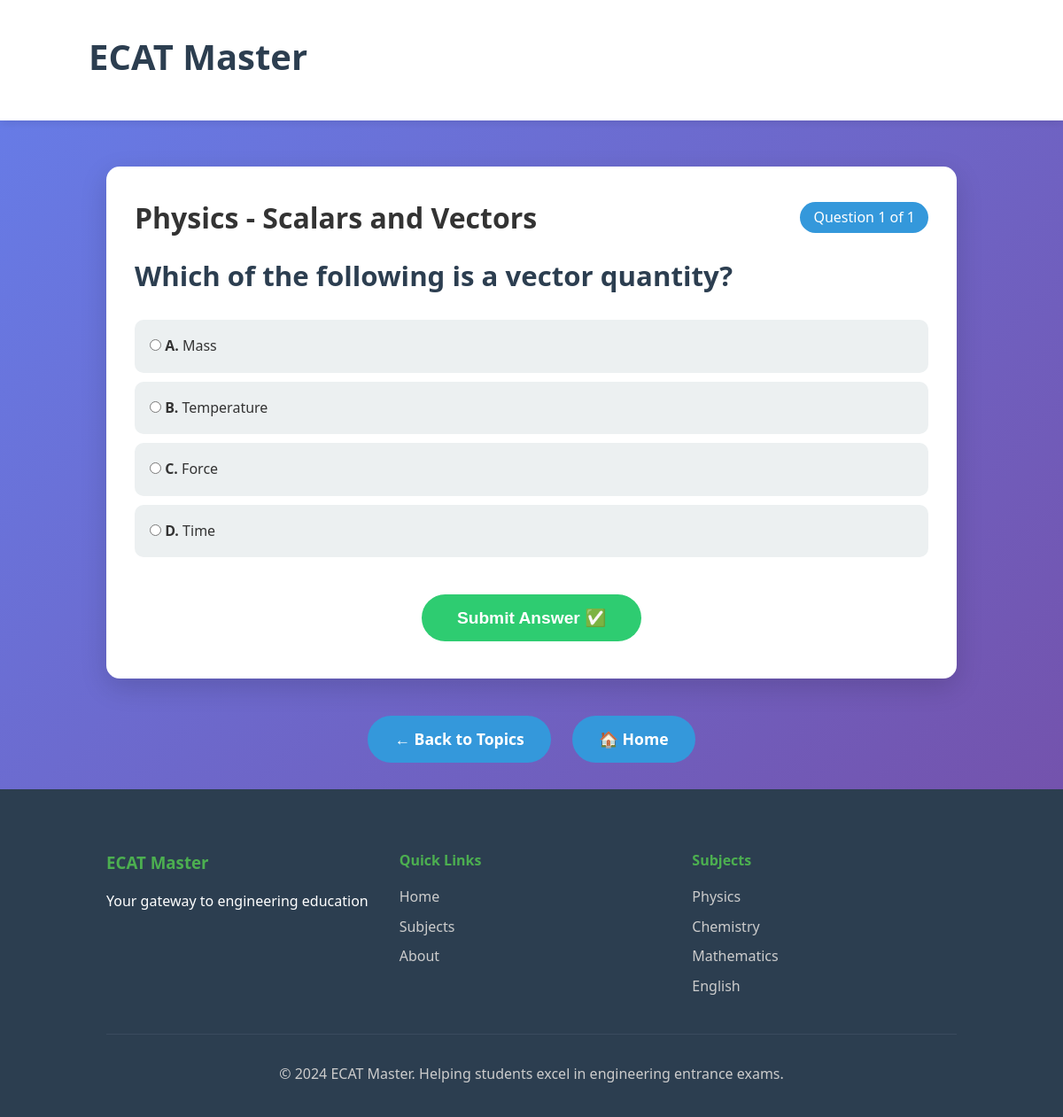
Screenshot of /quiz/Physics/Scalars and Vectors with the database file from the repository.
### tables this page shows
CREATE TABLE questions (
    id INTEGER PRIMARY KEY AUTOINCREMENT,
    subject TEXT NOT NULL,
    topic TEXT NOT NULL,
    question TEXT NOT NULL,
    option1 TEXT NOT NULL,
    option2 TEXT NOT NULL,
    option3 TEXT NOT NULL,
    option4 TEXT NOT NULL,
    answer TEXT NOT NULL,
    explanation TEXT NOT NULL,
    difficulty INTEGER DEFAULT 1,
    year INTEGER,
    is_past_paper BOOLEAN DEFAULT 1
);

### app.py (the view)
@app.route("/quiz/<subject>/<topic>")
def quiz(subject, topic):
    conn = sqlite3.connect("questions.db")
    cursor = conn.cursor()
    cursor.execute("SELECT * FROM questions WHERE subject=? AND topic=?", (subject, topic))
    questions = cursor.fetchall()
    conn.close()
    if not questions:
        return f"No questions found for {subject} - {topic}"
    session['current_topic_questions'] = questions
    session['current_question_index'] = 0
    session['score'] = 0
    session['current_subject'] = subject
    session['current_topic'] = topic
    return render_template("quiz_with_next.html",
                         subject=subject,
                         topic=topic,
                         question=questions[0],
                         question_number=1,
                         total_questions=len(questions))

### templates/quiz_with_next.html (shortened to what this page needs)
{% extends "base.html" %}
{% block content %}
<div class="quiz-container">
    <div style="display: flex; justify-content: space-between; align-items: center; margin-bottom: 1rem;">
        <h1>{{ subject }} - {{ topic }}</h1>
        <span style="background: var(--secondary); color: white; padding: 5px 15px; border-radius: 20px;">
            Question {{ question_number }} of {{ total_questions }}
        </span>
    </div>
    <div class="question">
        <h2>{{ question[3] }}</h2>
    </div>
    <form action="/check_answer" method="post">
        <label class="option">
            <input type="radio" name="answer" value="{{ question[4] }}" required>
            <strong>A.</strong> {{ question[4] }}
        </label>
        <label class="option">
            <input type="radio" name="answer" value="{{ question[5] }}">
            <strong>B.</strong> {{ question[5] }}
        </label>
        <label class="option">
            <input type="radio" name="answer" value="{{ question[6] }}">
            <strong>C.</strong> {{ question[6] }}
        </label>
        <label class="option">
            <input type="radio" name="answer" value="{{ question[7] }}">
            <strong>D.</strong> {{ question[7] }}
        </label>
        <div style="text-align: center; margin-top: 2rem;">
            <button type="submit" class="btn btn-success" style="padding: 15px 40px; font-size: 1.2rem;">
                Submit Answer ✅
            </button>
        </div>
    </form>
</div>
<div style="text-align: center; margin-top: 1rem;">
    <a href="{{ url_for('topics', subject=subject) }}" class="btn btn-primary">← Back to Topics</a>
    <a href="{{ url_for('home') }}" class="btn">🏠 Home</a>
</div>
{% endblock %}

### static/style.css (style rules this page uses)
:root { --primary: #2c3e50; --secondary: #3498db; --accent: #e74c3c; --light: #ecf0f1; --success: #2ecc71; --warning: #f39c12; --dark: #2c3e50; }
* { margin: 0; padding: 0; box-sizing: border-box; }
body { font-family: 'Segoe UI', Tahoma, Geneva, Verdana, sans-serif; line-height: 1.6; color: #333; background: linear-gradient(135deg, #667eea 0%, #764ba2 100%); min-height: 100vh; }
.btn { display: inline-block; padding: 12px 30px; background: var(--secondary); color: white; text-decoration: none; border-radius: 50px; border: none; font-size: 1.1rem; font-weight: 600; cursor: pointer; transition: all 0.3s ease; margin: 10px; }
.btn-primary { background: var(--secondary); }
.btn-success { background: var(--success); }
.quiz-container { background: white; border-radius: 15px; padding: 2rem; margin: 2rem 0; box-shadow: 0 10px 30px rgba(0,0,0,0.15); }
.question { font-size: 1.3rem; font-weight: 600; margin-bottom: 1.5rem; color: var(--dark); }
.option { display: block; padding: 15px; margin: 10px 0; background: var(--light); border: 2px solid transparent; border-radius: 10px; cursor: pointer; transition: all 0.3s ease; }

### rows the page displays
questions: subject "Physics", topic "Scalars and Vectors", question "Which of the following is a vector quantity?", option1 "Mass", option2 "Temperature", option3 "Force", option4 "Time"

### other values shown
{{ question_number }} "1"
{{ total_questions }} "1"
